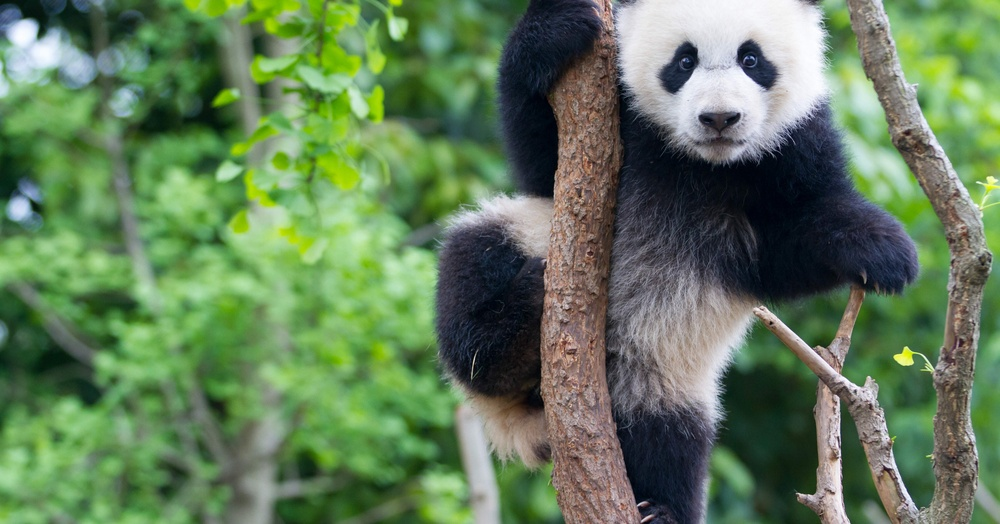
#> input picture iu-9.jpeg, 1000 x 524 px, shrunk from 5184 x 2714 before the run
$ jupyter execute 'Курсовая работа.ipynb'
#> lines starting #> are read from the running program, lines starting #| are printed output that depends on the picture; after the words box and inside, x2 and y2 are one past the last pixel; in counts of white or black regions, pixels touching at a corner belong together; long printed decimals are rounded
# Предварительный анализ данных и построение признаков в задачах распознавания объектов на фотографии
**Выполнила:** Волкова Кристина Владимировна

**Научный руководитель:** Коровин Дмитрий Игоревич

## Оглавление
- [Очищающие преобразования](#cleaning)
- [Изменение размера](#resize)
- [Изменение порядка цветов с RGB на BGR](#rgb2bgr)
- [Преобразование цветного изображения в серое изображение](#grayscale)
- [Обрезка изображения](#cropping)
- [Удаление шумов](#denoise)
- [Повышение разрешения](#upscale)
- [Поворот изображения](#rotating)
- [Пороговая обработка](#threshhold)
- [Edge detection](#edge-detection)

Импортируем такие библиотеки, как `numpy` и `matplotlib`. Кроме того, мы импортируем определенные функции из библиотек `skimage` и `sklearn`.

[cell 1]
import skimage
import skimage.io
from skimage.util import random_noise
from skimage.restoration import denoise_tv_chambolle, denoise_bilateral, denoise_wavelet, estimate_sigma
from scipy import ndimage
import cv2
import numpy as np
import matplotlib.pyplot as plt
import matplotlib.image as mpimg
from PIL import Image

[cell 2]
image = mpimg.imread("iu-9.jpeg")
#> image is the input picture: shape (524, 1000, 3); mean R, G, B 98.1, 123.9, 89.2
type(image)

[cell 3]
plt.title("Image")
plt.imshow(image)

[cell 4]
print("Количество пикселей: ",image.size)
#| Количество пикселей:  1572000
print("Размер: ",image.shape)
#| Размер:  (524, 1000, 3)

[cell 5]
print("Среднее:",image.mean())
#| Среднее: 103.740
print("Макс:",image.max())
#| Макс: 255
print("Минимум:",image.min())
#| Минимум: 0

Обратите внимание, что дано только одно изображение панды. Изображение представляет собой трехканальное цветное изображение. С высотой равной 2714 и с шириной - 5184.

## Очищающие Преобразования <a id="cleaning"></a>

[cell 6]
reshaped_image = image.reshape(image.shape[0],-1)
print("Размер: ",reshaped_image.shape)
#| Размер:  (524, 3000)

**3072** — ширина исходного изображения (1024), умноженная на 3 - количество каналов

[cell 7]
plt.figure(figsize = (12,12))
plt.title("Измененное изображение")
plt.imshow(reshaped_image)

## Изменение размера <a id="resize"></a>
Данные вашего изображения передаются некоторыми наборами для обучения модели. Такие серии изображений требует, чтобы все изображения в данных были одинакового размера. При обработке стоит убедиться, что все изображения, загружаемые в модель, имеют одинаковую высоту и ширину.

[cell 8]
image_resized = skimage.transform.resize(image,(300,300))

print("Количество пикселей: ",image_resized.size)
#| Количество пикселей:  270000
print("Размер: ",image_resized.shape)
#| Размер:  (300, 300, 3)

[cell 9]
plt.figure(figsize=(5,5))
plt.title("изображение с измененным размером")
plt.imshow(image_resized)

### Соотношение сторон
Измененное изображение искажено, и это связано с тем, что во время изменения размера мы не сохранили соотношение сторон исходного изображения.

**Соотношение сторон изображения** — это отношение ширины изображения к высоте изображения, при этом необходимо масштабировать все изображения так, чтобы они имели одинаковое соотношение сторон для распознавания объектов. Большинство моделей предполагают, что форма входного изображения квадратная, поэтому мы должны обрезать свои изображения так, чтобы все они были квадратной формы, можно выполнить обрезку по центру, так чтобы извлечь из нее важную часть изображения.

[cell 10]
# соотношение сторон = ширина/высота
aspect_ratio_original = image.shape[1]/float(image.shape[0])
#> aspect_ratio_original = 1.91
aspect_ratio_resized = image_resized.shape[1]/float(image_resized.shape[0])
#> aspect_ratio_resized = 1

[cell 11]
print("Изначальное соотношение сторон : ", aspect_ratio_original)
#| Изначальное соотношение сторон :  1.908
print("Измененное соотношение сторон: ", aspect_ratio_resized)
#| Измененное соотношение сторон:  1.0

## Изменение порядка цветов с RGB на BGR <a id="rgb2bgr"></a>

[cell 12]
image_BGR = image[:,:,(2,1,0)]

[cell 13]
plt.figure(figsize=(6,6))
plt.title("BGR Image")
plt.imshow(image_BGR)

[cell 14]
print("Размер: ",image_BGR.shape)
#| Размер:  (524, 1000, 3)

форма осталась прежней мы только изменили порядок каналов

## Преобразование цветного изображения в серое изображение <a id="grayscale"></a>
Изображения, с которыми предстоит работать, могут быть очень большими, что означает, что мы имеете дело с объектами очень высокой размерности. Уменьшение изображений RGB до оттенков серого — это своего рода уменьшение размерности. Уменьшение размерности помогает извлечь скрытые значимые функции из базовых данных, чтобы нейронной сети не приходилось иметь дело с нерелевантными функциями.

[cell 15]
image_gray = skimage.color.rgb2gray(image)

[cell 16]
plt.imshow(image_gray, cmap = 'gray')

[cell 17]
print("Размер: ",image_gray.shape)
#| Размер:  (524, 1000)

[cell 18]
print("Среднее:",image_gray.mean())
#| Среднее: 0.4546
print("Макс:",image_gray.max())
#| Макс: 0.9992
print("Минимум:",image_gray.min())
#| Минимум: 0.001414

## Обрезка изображения <a id="cropping"></a>

[cell 19]
def crop(image, crop_x, crop_y):

#> called with crop_x = 2000, crop_y = 5000
    y, x, c = image.shape
#> y = 524; x = 1000; c = 3

    startx = x//2 - (crop_x // 5)
#> startx = 100
    starty = y//2 - (crop_y // 4)
#> starty = -988

    stopx = startx + crop_x
#> stopx = 2100
    stopy = starty + 2*crop_y
#> stopy = 9012

    return image[starty:stopy, startx:stopx]

[cell 20]
image_croped = crop(image,2000,5000)

[cell 21]
plt.title("обрезка изображения")
plt.imshow(image_croped)

## Удаление шумов <a id="denoise"></a>
Фильтры в основном применяются для устранения шума, размытия или сглаживания или резкости изображений. Двумя наиболее широко используемыми фильтрами являются гауссовы и медианы.

[cell 22]
image = mpimg.imread("iu-8.jpeg")
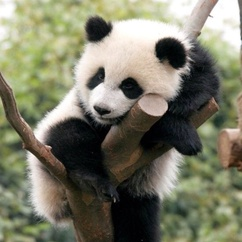
#> input picture iu-8.jpeg, 242 x 242 px, shrunk from 1252 x 1252 before the run
#> image is the input picture: shape (242, 242, 3); mean R, G, B 123.4, 123.1, 103.5
plt.imshow(image)

[cell 23]
sigma = 0.500
image_noise = random_noise(image, var=sigma**2)
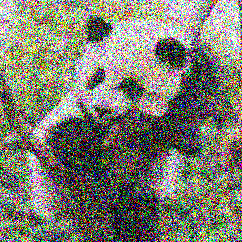
#> image_noise: shape (242, 242, 3) float64; mean R, G, B 0.491, 0.489, 0.44
plt.title("Изображение с шумом")
plt.imshow(image_noise)

[cell 24]
sigma_est = estimate_sigma(image_noise, channel_axis = 3,average_sigmas=True)
#> sigma_est = 0.234
sigma_est
#> Out = 0.234

### Фильтрация общей вариации
**Фильтрация общей вариации** представляет собой процесс удаления шума. В его основе лежит принцип, согласно которому сигналы с избыточной и, возможно, ложной детализацией имеют высокую общую вариацию, то есть интеграл абсолютного градиента изображения высок.

Согласно этому принципу, уменьшение общей вариации сигнала, при условии его близкого соответствия исходному сигналу, удаляет нежелательные детали, сохраняя при этом важные детали, такие как края.

[cell 25]
plt.imshow(denoise_tv_chambolle(image_noise, weight = 0.3, channel_axis = 3))

### Гауссовый фильтр
Это сохраняющий края фильтр размытия. Он усредняет пиксели на основе их пространственной близости и радиометрического сходства.

Пространственная близость измеряется гауссовой функцией евклидова расстояния между двумя пикселями и определенным стандартным отклонением `sigma_spatial`.

Радиометрическое сходство измеряется гауссовой функцией евклидова расстояния между двумя значениями цвета и определенным стандартным отклонением `sigma_color`.

[cell 26]
plt.imshow(denoise_bilateral(image_noise, sigma_color = 0.1, sigma_spatial=15, multichannel = True))

### Вейвлет-преобразование

Это разреженное представление изображения, которое можно рассматривать аналогично частотной области преобразования Фурье.

В разреженных представлениях большинство значений равны нулю или близки к нулю, и действительно случайный шум (обычно) представлен множеством малых значений в вейвлет-области. Установка всех значений ниже некоторого порога на 0 уменьшает шум в изображении, но большие пороги также уменьшают детализацию изображения.

[cell 27]
plt.imshow(denoise_wavelet(image_noise,multichannel = True))

### Сравнение типов удаления шума

[cell 28]
fig=plt.figure()

p=image[100:150,10:150]

# Добавление случайного шума к изображению
noisy_pic=p+0.7*p.std()*np.random.random(p.shape)
ax1=fig.add_subplot(1,3,1)
ax1.imshow(image_noise)
ax1.title.set_text("Шумное изображение")

# Добавление гаусовского фильтра
gauss_pic=ndimage.gaussian_filter(image_noise,1)
ax2=fig.add_subplot(1,3,2)
ax2.imshow(gauss_pic)
ax2.title.set_text("Гауссовый фильтр")

# Добавление медианного фильтра
median_pic=ndimage.median_filter(image_noise,3)
ax3=fig.add_subplot(1,3,3)
ax3.imshow(median_pic)
ax3.title.set_text("Медианный фильтр")

plt.subplots_adjust(right=2)

### Повышение резкости
Мы видим, что изображение было размыто. Теперь давайте посмотрим, как резкость повысит качество изображения.

[cell 29]
gauss_pic=ndimage.gaussian_filter(image_noise,10) #указание значения сигмы гаусовского фильтра как 5
plt.imshow(gauss_pic)

[cell 30]
gauss_filter_pic=ndimage.gaussian_filter(gauss_pic,3)
sharp_pic=gauss_pic+30*(gauss_pic-gauss_filter_pic)
plt.imshow(sharp_pic)

## Повышение разрешения <a id="upscale"></a>
Его основной целью является улучшение качества изображения и, если возможно, извлечение большей информации из входного изображения.

Самый простой способ так сделать — добавить промежутки между пикселями и заполнить их, скопировав значения из ближайших пикселей. Но такое изображение не очень похоже на изображение с более высоким разрешением.

Его можно немного улучшить, взяв средние значения соседних пикселей, а не копируя ближайшие. По сути, это то, что делают алгоритм **билинейного** увеличения.

[cell 31]
zoom_pic=ndimage.zoom(skimage.color.rgb2gray(image),0.05)
fig=plt.figure()

ax1=fig.add_subplot(1,3,1)
ax1.imshow(zoom_pic, cmap='gray')
ax1.title.set_text("Уменьшенное изображение")

ax2=fig.add_subplot(1,3,2)
ax2.imshow(zoom_pic,cmap=plt.cm.gray,interpolation='nearest')
ax2.title.set_text("Увеличение по ближайшему пикселю")

ax2=fig.add_subplot(1,3,3)
ax2.imshow(zoom_pic,cmap=plt.cm.gray, interpolation='bilinear')
ax2.title.set_text("Билинейное увеличение")

plt.subplots_adjust(right=2)
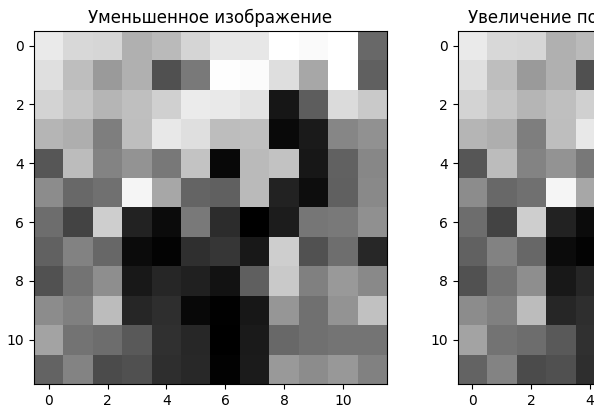
#> figure drawn by matplotlib, 3 panels

## Поворот изображения <a id="rotating"></a>

[cell 32]
im = Image.open('iu-8.jpeg')

im_rotate = im.rotate(90)
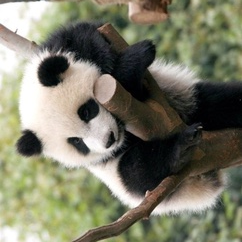
#> im_rotate: PIL image 242x242 RGB; mean R, G, B 123.4, 123.1, 103.5
plt.imshow(im_rotate)

[cell 33]
im_rotate2 = im.rotate(180)
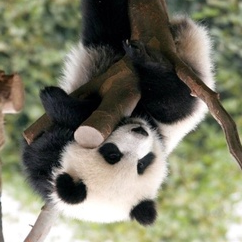
#> im_rotate2: PIL image 242x242 RGB; mean R, G, B 123.4, 123.1, 103.5
plt.imshow(im_rotate2)

[cell 34]
im_rotate3 = im.rotate(270)
plt.imshow(im_rotate3)

[cell 35]
im_rotate3 = im.rotate(360)
plt.imshow(im_rotate3)

[cell 36]
im_rotate3 = im.rotate(400)
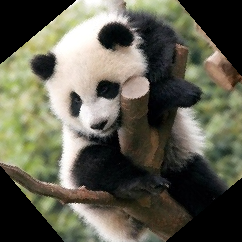
#> im_rotate3: PIL image 242x242 RGB; mean R, G, B 95.4, 94.4, 79.4
plt.imshow(im_rotate3)

[cell 37]
im_rotate4=ndimage.rotate(im,400)
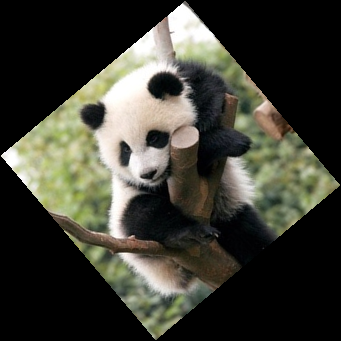
#> im_rotate4: shape (341, 341, 3); mean R, G, B 61.6, 61.4, 51.6
plt.imshow(im_rotate4)

Мы можем видеть на изображении, что его размер изменился, чтобы соответствовать прямоугольному блоку вокруг.

## Пороговая обработка <a id="threshhold"></a>
Данная техника используется для распределения значений пикселей, проверяя границы заданного порогового значения. Все пиксели сравниваются с пороговым значением. Устанавливается в 0 те значения пикселей, которые меньше порогового значения, а если значения превышают, то устанавливается максимальное значение, обычно в 255.

[cell 38]
image = mpimg.imread("iu-8.jpeg")
a = cv2.threshold((cv2.cvtColor(image, cv2.COLOR_BGR2GRAY)), 0, 255, cv2.THRESH_BINARY_INV + cv2.THRESH_OTSU)[1]
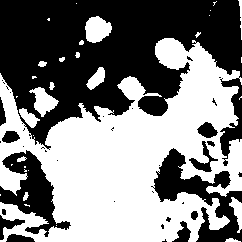
#> a: shape (242, 242); 50.1% white; 38 black regions (25 under 20 px), largest, box (x1, y1, x2, y2) and area: (0, 0, 242, 166) 22140, (151, 148, 242, 242) 3070, (0, 150, 71, 237) 2443
plt.imshow(a)

## Обнаружение краев <a id="edge-detection"></a>
Для лучшего распознавания объектов на изображении нам часто нужно определить их края. Существует множество алгоритмов, используемых для этой задачи, но один из самых популярных — **Canny edge detection**.

Этот алгоритм состоит из нескольких этапов:
1. Уменьшение шума
1. Нахождение градиента интенсивности
1. Подавление не максимальных значений
1. Пороговая обработка

[cell 39]
image = mpimg.imread("iu-8.jpeg")
b = cv2.Canny(image, 100, 200)
#> b: shape (242, 242); 8.2% white in thin lines or dots
plt.imshow(b)

[cell 40]
image = cv2.imread('iu-8.jpeg')
gray = cv2.cvtColor(image, cv2.COLOR_BGR2GRAY)
edge = cv2.Canny(gray, 50, 100)
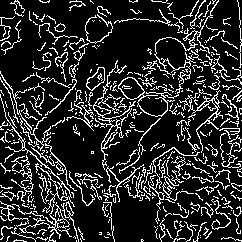
#> edge: shape (242, 242); 16.8% white in thin lines or dots

contours, hierarchy = cv2.findContours(edge, cv2.RETR_EXTERNAL, cv2.CHAIN_APPROX_NONE)
#> contours = 412 contours, 389 with area under 20; largest, box (x1, y1, x2, y2) and area: (118, 0, 219, 117) 573, (0, 94, 75, 239) 262, (86, 67, 105, 91) 242, (93, 60, 136, 170) 221, (179, 90, 223, 153) 186
print("Number of Contours found = " + str(len(contours)))
#| Number of Contours found = 412

contour = cv2.drawContours(image, contours, -1, (0, 255, 0), 1)
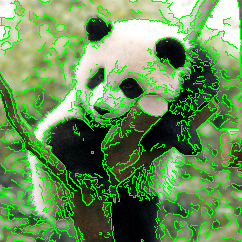
#> contour: shape (242, 242, 3); mean B, G, R 87, 145.5, 103.6

plt.figure(figsize=(20,10))
plt.subplot(121),plt.imshow(edge),plt.title('Output1')
plt.subplot(122),plt.imshow(contour),plt.title('Output2')
plt.show()
#> figure, not shown here; B, G, R data is drawn as R, G, B
